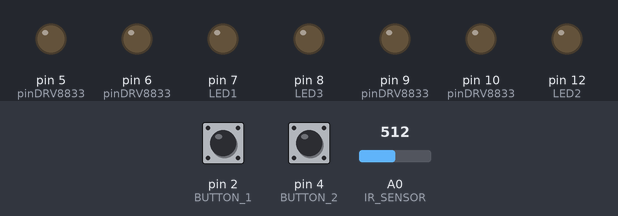
The sketch below on a simulated Arduino Uno, built with avr-gcc and run on an emulated ATmega328P. Shown: output pins drawn as LEDs (lit = HIGH). The inputs (shaded band) are chosen by the test bench; at power-on: pin 2 (BUTTON_1) HIGH, pin 4 (BUTTON_2) HIGH, A0 (IR_SENSOR) = 512.

Above: at 3.0 s.
3.1 s: pin 2 (BUTTON_1) pulled LOW for 0.15 s
At 5.2 s:
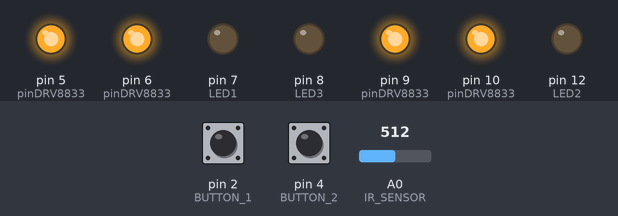
5.8 s: pin 4 (BUTTON_2) pulled LOW for 0.15 s
At 7.0 s:
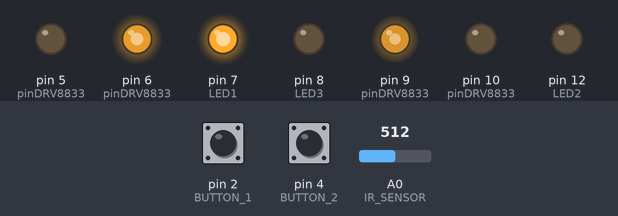
7.4 s: A0 (IR_SENSOR) set to 549
8.9 s: A0 (IR_SENSOR) set to 581
At 9.6 s:
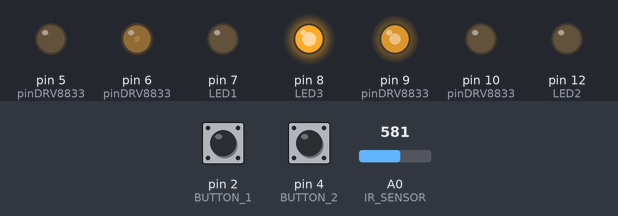
10.4 s: A0 (IR_SENSOR) set to 306
At 10.7 s:
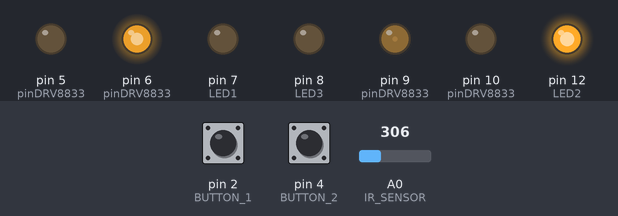
11.9 s: A0 (IR_SENSOR) set to 454
13.4 s: A0 (IR_SENSOR) set to 475
At 14.2 s:
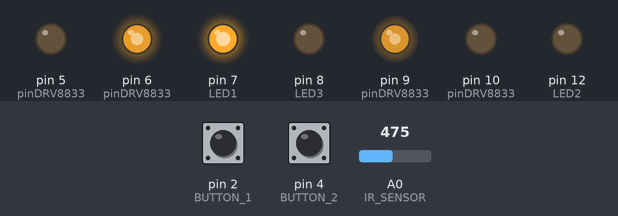
Timing chart, 0 to 15.9 s (numbered marks = the images above; inputs shaded):
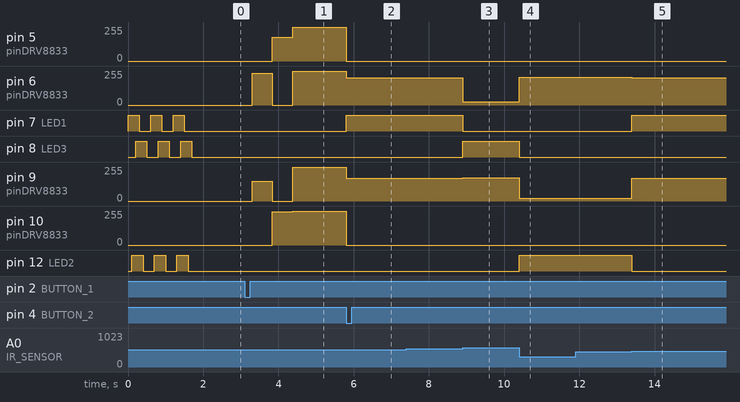

The sketch:

IRFollowLine.ino
```cpp
#define BUTTON_1 2
#define BUTTON_2 4

#define NUMLED 3 // number of LEDs
#define LED1 7   // green
#define LED2 12  // yellow
#define LED3 8   // red

int pinLeds[NUMLED] = {LED1, LED2, LED3};

bool calibrated = false;

#define IR_SENSOR A0

#define IN1 9 // right motor
#define IN2 10 // right motor
#define IN3 6 // left motor
#define IN4 5 // left motor

int minValue = 1000;
int maxValue = -1;
int edgeValue;

bool running = false;
bool following = false;

void setup() {
//  Serial.begin(115200);

  for (int i = 0 ; i < NUMLED; i++) {
    pinMode(pinLeds[i], OUTPUT);
  }

  pinMode(IR_SENSOR, INPUT);
  pinMode(BUTTON_1, INPUT_PULLUP);
  pinMode(BUTTON_2, INPUT_PULLUP);

  initDRV8833();

  doLightAnimation();
}

void loop() {
  int sensorReading = analogRead(IR_SENSOR);

  if (!calibrated && !digitalRead(BUTTON_1)) {
    delay(200);
    autoCalibration();
  }

  if (calibrated && !digitalRead(BUTTON_2)) {
    running = true;
  }

  if (running){
    if (sensorReading < (edgeValue - 50)) {
      digitalWrite(LED1, LOW);
      digitalWrite(LED2, HIGH);
      digitalWrite(LED3, LOW);
      setSpeeds(175, 20);
    } else if (sensorReading > (edgeValue + 50)) {
      digitalWrite(LED1, LOW);
      digitalWrite(LED2, LOW);
      digitalWrite(LED3, HIGH);
      setSpeeds(20, 175);
    } else {
      digitalWrite(LED1, HIGH);
      digitalWrite(LED2, LOW);
      digitalWrite(LED3, LOW);
      setSpeeds(170, 170);
    }
  }
}
```

animation.ino
```cpp
void doLightAnimation() {
  for (int i = 0; i < NUMLED; i++) {
    for (int i = 0 ; i < NUMLED; i++) {
      digitalWrite(pinLeds[i], HIGH);
      delay(100);
    }
    for (int i = 0 ; i < NUMLED; i++) {
      digitalWrite(pinLeds[i], LOW);
      delay(100);
    }
  }
}
```

calibration.ino
```cpp
void autoCalibration() {
  setSpeeds(200, 150);
  calibration();
  setSpeeds(-150, -250);
  calibration();
  setSpeeds(0, 0);
  edgeValue = (minValue + maxValue) / 2;
  calibrated = true;
}

void calibration() {
  int value;
  for (int i = 0; i < 5000; i++) {
    value = analogRead(IR_SENSOR);
    if (value < minValue) {
      minValue = value;
    }
    if (value > maxValue) {
      maxValue = value;
    }
  }
}
```

motor.ino
```cpp
const int pinDRV8833[4] = {IN1, IN2, IN3, IN4};

void initDRV8833() {
  for (int i = 0; i < 4; i++) {
    digitalWrite(pinDRV8833[i], LOW);
    pinMode(pinDRV8833[i], OUTPUT);
  }
}

void setSpeeds(int pSpeedLeft, int pSpeedRight) {

  static const float speedCalibration = 1.2;

  int speedLeft = int(speedCalibration * pSpeedLeft);
  int speedRight = pSpeedRight;

  // right motor
  if (speedRight < 0) // Rückwärts
  {
    speedRight = abs(speedRight);
    digitalWrite(pinDRV8833[0], LOW);
    analogWrite(pinDRV8833[1], speedRight); //
  }
  else if (speedRight > 0)  //
  {
    analogWrite(pinDRV8833[0], speedRight); //
    digitalWrite(pinDRV8833[1], LOW);
  }
  else { // Stoppen mit Motorbremse
    digitalWrite(pinDRV8833[0], HIGH);
    digitalWrite(pinDRV8833[1], HIGH);
  }

  // left motor
  if (speedLeft < 0) //
  {
    speedLeft = abs(speedLeft);
    digitalWrite(pinDRV8833[2], LOW);
    analogWrite(pinDRV8833[3], speedLeft);
  }
  else if (speedLeft > 0)  //
  {
    analogWrite(pinDRV8833[2], speedLeft);
    digitalWrite(pinDRV8833[3], LOW);
  }
  else { // Stoppen mit Motorbremse
    digitalWrite(pinDRV8833[2], HIGH);
    digitalWrite(pinDRV8833[3], HIGH);
  }
}
```

Measured:
- the behaviour switches between 562 and 563 on A0 (IR_SENSOR) (found by bisection; images 2 and 3)
- the behaviour switches between 461 and 462 on A0 (IR_SENSOR) (found by bisection; images 4 and 5)
- after the input at 3.1 s, pin 5 (pinDRV8833): 0/255 → 180/255 after 0.74 s, → 255/255 0.54 s later; pin 6 (pinDRV8833): 0/255 → 240/255 after 0.20 s, → 0/255 0.54 s later, → 255/255 0.54 s later
- after the input at 5.8 s, pin 5 (pinDRV8833), pin 10 (pinDRV8833): 255/255 → 0/255 at once; pin 6 (pinDRV8833): 255/255 → 204/255 at once; pin 7 (LED1): LOW → HIGH at once; pin 9 (pinDRV8833): 255/255 → 170/255 at once
- after the input at 7.4 s, every drawn part: stays the same
- after the input at 8.9 s, pin 6 (pinDRV8833): 204/255 → 24/255 at once; pin 7 (LED1): HIGH → LOW at once; pin 8 (LED3): LOW → HIGH at once; pin 9 (pinDRV8833): 170/255 → 175/255 at once
- after the input at 10.4 s, pin 6 (pinDRV8833): 24/255 → 210/255 at once; pin 8 (LED3): HIGH → LOW at once; pin 9 (pinDRV8833): 175/255 → 20/255 at once; pin 12 (LED2): LOW → HIGH at once
- after the input at 11.9 s, every drawn part: stays the same
- after the input at 13.4 s, pin 6 (pinDRV8833): 210/255 → 204/255 at once; pin 7 (LED1): LOW → HIGH at once; pin 9 (pinDRV8833): 20/255 → 170/255 at once; pin 12 (LED2): HIGH → LOW at once
